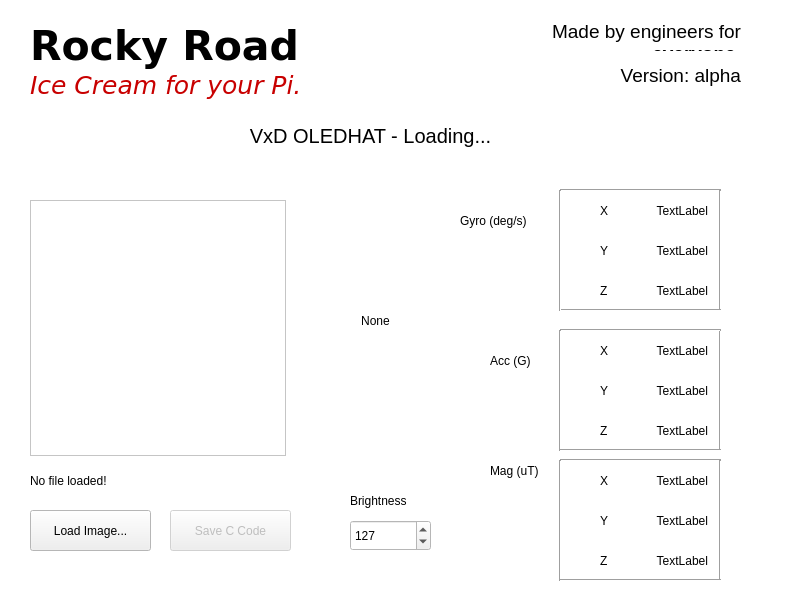
<?xml version="1.0" encoding="UTF-8"?>
<ui version="4.0">
 <class>MainWindow</class>
 <widget class="QMainWindow" name="MainWindow">
  <property name="windowModality">
   <enum>Qt::ApplicationModal</enum>
  </property>
  <property name="geometry">
   <rect>
    <x>0</x>
    <y>0</y>
    <width>800</width>
    <height>600</height>
   </rect>
  </property>
  <property name="minimumSize">
   <size>
    <width>800</width>
    <height>600</height>
   </size>
  </property>
  <property name="maximumSize">
   <size>
    <width>800</width>
    <height>600</height>
   </size>
  </property>
  <property name="baseSize">
   <size>
    <width>750</width>
    <height>650</height>
   </size>
  </property>
  <property name="palette">
   <palette>
    <active>
     <colorrole role="Base">
      <brush brushstyle="SolidPattern">
       <color alpha="255">
        <red>255</red>
        <green>255</green>
        <blue>255</blue>
       </color>
      </brush>
     </colorrole>
     <colorrole role="Window">
      <brush brushstyle="SolidPattern">
       <color alpha="255">
        <red>255</red>
        <green>255</green>
        <blue>255</blue>
       </color>
      </brush>
     </colorrole>
    </active>
    <inactive>
     <colorrole role="Base">
      <brush brushstyle="SolidPattern">
       <color alpha="255">
        <red>255</red>
        <green>255</green>
        <blue>255</blue>
       </color>
      </brush>
     </colorrole>
     <colorrole role="Window">
      <brush brushstyle="SolidPattern">
       <color alpha="255">
        <red>255</red>
        <green>255</green>
        <blue>255</blue>
       </color>
      </brush>
     </colorrole>
    </inactive>
    <disabled>
     <colorrole role="Base">
      <brush brushstyle="SolidPattern">
       <color alpha="255">
        <red>255</red>
        <green>255</green>
        <blue>255</blue>
       </color>
      </brush>
     </colorrole>
     <colorrole role="Window">
      <brush brushstyle="SolidPattern">
       <color alpha="255">
        <red>255</red>
        <green>255</green>
        <blue>255</blue>
       </color>
      </brush>
     </colorrole>
    </disabled>
   </palette>
  </property>
  <property name="windowTitle">
   <string>Visionox | VxD - Ice Cream</string>
  </property>
  <property name="windowOpacity">
   <double>0.750000000000000</double>
  </property>
  <widget class="QWidget" name="centralWidget">
   <widget class="QPushButton" name="pushButton_LoadImage">
    <property name="enabled">
     <bool>true</bool>
    </property>
    <property name="geometry">
     <rect>
      <x>30</x>
      <y>510</y>
      <width>121</width>
      <height>41</height>
     </rect>
    </property>
    <property name="text">
     <string>Load Image...</string>
    </property>
   </widget>
   <widget class="QLabel" name="label_Filename">
    <property name="geometry">
     <rect>
      <x>30</x>
      <y>470</y>
      <width>251</width>
      <height>21</height>
     </rect>
    </property>
    <property name="text">
     <string>No file loaded!</string>
    </property>
    <property name="scaledContents">
     <bool>false</bool>
    </property>
   </widget>
   <widget class="QGraphicsView" name="graphicsView_OLEDImage">
    <property name="geometry">
     <rect>
      <x>30</x>
      <y>200</y>
      <width>256</width>
      <height>256</height>
     </rect>
    </property>
    <property name="backgroundBrush">
     <brush brushstyle="NoBrush">
      <color alpha="255">
       <red>0</red>
       <green>0</green>
       <blue>0</blue>
      </color>
     </brush>
    </property>
   </widget>
   <widget class="QLabel" name="label_Status">
    <property name="geometry">
     <rect>
      <x>40</x>
      <y>120</y>
      <width>661</width>
      <height>31</height>
     </rect>
    </property>
    <property name="font">
     <font>
      <pointsize>15</pointsize>
     </font>
    </property>
    <property name="text">
     <string>VxD OLEDHAT - Loading...</string>
    </property>
    <property name="alignment">
     <set>Qt::AlignCenter</set>
    </property>
   </widget>
   <widget class="QTextBrowser" name="textBrowser_CHeaderOutput">
    <property name="enabled">
     <bool>true</bool>
    </property>
    <property name="geometry">
     <rect>
      <x>30</x>
      <y>200</y>
      <width>41</width>
      <height>31</height>
     </rect>
    </property>
    <property name="font">
     <font>
      <pointsize>9</pointsize>
     </font>
    </property>
    <property name="lineWrapMode">
     <enum>QTextEdit::NoWrap</enum>
    </property>
   </widget>
   <widget class="QPushButton" name="pushButton_SaveAsCCode">
    <property name="enabled">
     <bool>false</bool>
    </property>
    <property name="geometry">
     <rect>
      <x>170</x>
      <y>510</y>
      <width>121</width>
      <height>41</height>
     </rect>
    </property>
    <property name="text">
     <string>Save C Code</string>
    </property>
   </widget>
   <widget class="QLabel" name="label_JoyStick">
    <property name="geometry">
     <rect>
      <x>320</x>
      <y>310</y>
      <width>111</width>
      <height>21</height>
     </rect>
    </property>
    <property name="text">
     <string>None</string>
    </property>
    <property name="scaledContents">
     <bool>false</bool>
    </property>
    <property name="alignment">
     <set>Qt::AlignCenter</set>
    </property>
   </widget>
   <widget class="QLabel" name="label">
    <property name="geometry">
     <rect>
      <x>30</x>
      <y>20</y>
      <width>271</width>
      <height>51</height>
     </rect>
    </property>
    <property name="font">
     <font>
      <family>Verdana</family>
      <pointsize>31</pointsize>
      <weight>75</weight>
      <bold>true</bold>
     </font>
    </property>
    <property name="text">
     <string>Rocky Road</string>
    </property>
   </widget>
   <widget class="QLabel" name="label_2">
    <property name="geometry">
     <rect>
      <x>30</x>
      <y>60</y>
      <width>271</width>
      <height>51</height>
     </rect>
    </property>
    <property name="font">
     <font>
      <family>DejaVu Sans</family>
      <pointsize>19</pointsize>
      <weight>50</weight>
      <italic>true</italic>
      <bold>false</bold>
     </font>
    </property>
    <property name="text">
     <string>&lt;html&gt;&lt;head/&gt;&lt;body&gt;&lt;p&gt;&lt;span style=&quot; color:#c80000;&quot;&gt;Ice Cream for your Pi.&lt;/span&gt;&lt;/p&gt;&lt;/body&gt;&lt;/html&gt;</string>
    </property>
   </widget>
   <widget class="QLabel" name="label_3">
    <property name="geometry">
     <rect>
      <x>460</x>
      <y>20</y>
      <width>281</width>
      <height>31</height>
     </rect>
    </property>
    <property name="text">
     <string>&lt;html&gt;&lt;head/&gt;&lt;body&gt;&lt;p align=&quot;right&quot;&gt;&lt;span style=&quot; font-size:14pt;&quot;&gt;Made by engineers for &lt;/span&gt;&lt;span style=&quot; font-size:14pt; font-weight:600; text-decoration: underline;&quot;&gt;everyone&lt;/span&gt;&lt;span style=&quot; font-size:14pt;&quot;&gt;.&lt;/span&gt;&lt;/p&gt;&lt;/body&gt;&lt;/html&gt;</string>
    </property>
    <property name="wordWrap">
     <bool>true</bool>
    </property>
   </widget>
   <widget class="QLabel" name="label_gyrY">
    <property name="geometry">
     <rect>
      <x>640</x>
      <y>240</y>
      <width>68</width>
      <height>21</height>
     </rect>
    </property>
    <property name="text">
     <string>TextLabel</string>
    </property>
    <property name="alignment">
     <set>Qt::AlignRight|Qt::AlignTrailing|Qt::AlignVCenter</set>
    </property>
   </widget>
   <widget class="QLabel" name="label_gyrX">
    <property name="geometry">
     <rect>
      <x>640</x>
      <y>200</y>
      <width>68</width>
      <height>21</height>
     </rect>
    </property>
    <property name="text">
     <string>TextLabel</string>
    </property>
    <property name="alignment">
     <set>Qt::AlignRight|Qt::AlignTrailing|Qt::AlignVCenter</set>
    </property>
   </widget>
   <widget class="QLabel" name="label_gyrZ">
    <property name="geometry">
     <rect>
      <x>640</x>
      <y>280</y>
      <width>68</width>
      <height>21</height>
     </rect>
    </property>
    <property name="text">
     <string>TextLabel</string>
    </property>
    <property name="alignment">
     <set>Qt::AlignRight|Qt::AlignTrailing|Qt::AlignVCenter</set>
    </property>
   </widget>
   <widget class="QLabel" name="label_accY">
    <property name="geometry">
     <rect>
      <x>640</x>
      <y>380</y>
      <width>68</width>
      <height>21</height>
     </rect>
    </property>
    <property name="text">
     <string>TextLabel</string>
    </property>
    <property name="alignment">
     <set>Qt::AlignRight|Qt::AlignTrailing|Qt::AlignVCenter</set>
    </property>
   </widget>
   <widget class="QLabel" name="label_accX">
    <property name="geometry">
     <rect>
      <x>640</x>
      <y>340</y>
      <width>68</width>
      <height>21</height>
     </rect>
    </property>
    <property name="text">
     <string>TextLabel</string>
    </property>
    <property name="alignment">
     <set>Qt::AlignRight|Qt::AlignTrailing|Qt::AlignVCenter</set>
    </property>
   </widget>
   <widget class="QLabel" name="label_accZ">
    <property name="geometry">
     <rect>
      <x>640</x>
      <y>420</y>
      <width>68</width>
      <height>21</height>
     </rect>
    </property>
    <property name="text">
     <string>TextLabel</string>
    </property>
    <property name="alignment">
     <set>Qt::AlignRight|Qt::AlignTrailing|Qt::AlignVCenter</set>
    </property>
   </widget>
   <widget class="QLabel" name="label_4">
    <property name="geometry">
     <rect>
      <x>600</x>
      <y>200</y>
      <width>31</width>
      <height>21</height>
     </rect>
    </property>
    <property name="text">
     <string>X</string>
    </property>
   </widget>
   <widget class="QLabel" name="label_5">
    <property name="geometry">
     <rect>
      <x>600</x>
      <y>240</y>
      <width>31</width>
      <height>21</height>
     </rect>
    </property>
    <property name="text">
     <string>Y</string>
    </property>
   </widget>
   <widget class="QLabel" name="label_6">
    <property name="geometry">
     <rect>
      <x>600</x>
      <y>280</y>
      <width>31</width>
      <height>21</height>
     </rect>
    </property>
    <property name="text">
     <string>Z</string>
    </property>
   </widget>
   <widget class="QLabel" name="label_7">
    <property name="geometry">
     <rect>
      <x>600</x>
      <y>340</y>
      <width>31</width>
      <height>21</height>
     </rect>
    </property>
    <property name="text">
     <string>X</string>
    </property>
   </widget>
   <widget class="QLabel" name="label_8">
    <property name="geometry">
     <rect>
      <x>600</x>
      <y>380</y>
      <width>31</width>
      <height>21</height>
     </rect>
    </property>
    <property name="text">
     <string>Y</string>
    </property>
   </widget>
   <widget class="QLabel" name="label_9">
    <property name="geometry">
     <rect>
      <x>600</x>
      <y>420</y>
      <width>31</width>
      <height>21</height>
     </rect>
    </property>
    <property name="text">
     <string>Z</string>
    </property>
   </widget>
   <widget class="Line" name="line">
    <property name="geometry">
     <rect>
      <x>560</x>
      <y>180</y>
      <width>161</width>
      <height>20</height>
     </rect>
    </property>
    <property name="orientation">
     <enum>Qt::Horizontal</enum>
    </property>
   </widget>
   <widget class="Line" name="line_2">
    <property name="geometry">
     <rect>
      <x>710</x>
      <y>190</y>
      <width>20</width>
      <height>121</height>
     </rect>
    </property>
    <property name="orientation">
     <enum>Qt::Vertical</enum>
    </property>
   </widget>
   <widget class="Line" name="line_3">
    <property name="geometry">
     <rect>
      <x>560</x>
      <y>300</y>
      <width>161</width>
      <height>20</height>
     </rect>
    </property>
    <property name="orientation">
     <enum>Qt::Horizontal</enum>
    </property>
   </widget>
   <widget class="Line" name="line_4">
    <property name="geometry">
     <rect>
      <x>550</x>
      <y>190</y>
      <width>20</width>
      <height>121</height>
     </rect>
    </property>
    <property name="orientation">
     <enum>Qt::Vertical</enum>
    </property>
   </widget>
   <widget class="Line" name="line_5">
    <property name="geometry">
     <rect>
      <x>710</x>
      <y>330</y>
      <width>20</width>
      <height>121</height>
     </rect>
    </property>
    <property name="orientation">
     <enum>Qt::Vertical</enum>
    </property>
   </widget>
   <widget class="Line" name="line_6">
    <property name="geometry">
     <rect>
      <x>560</x>
      <y>320</y>
      <width>161</width>
      <height>20</height>
     </rect>
    </property>
    <property name="orientation">
     <enum>Qt::Horizontal</enum>
    </property>
   </widget>
   <widget class="Line" name="line_7">
    <property name="geometry">
     <rect>
      <x>550</x>
      <y>330</y>
      <width>20</width>
      <height>121</height>
     </rect>
    </property>
    <property name="orientation">
     <enum>Qt::Vertical</enum>
    </property>
   </widget>
   <widget class="Line" name="line_8">
    <property name="geometry">
     <rect>
      <x>560</x>
      <y>440</y>
      <width>161</width>
      <height>20</height>
     </rect>
    </property>
    <property name="orientation">
     <enum>Qt::Horizontal</enum>
    </property>
   </widget>
   <widget class="QLabel" name="label_10">
    <property name="geometry">
     <rect>
      <x>460</x>
      <y>210</y>
      <width>91</width>
      <height>21</height>
     </rect>
    </property>
    <property name="text">
     <string>Gyro (deg/s)</string>
    </property>
   </widget>
   <widget class="QLabel" name="label_11">
    <property name="geometry">
     <rect>
      <x>490</x>
      <y>350</y>
      <width>68</width>
      <height>21</height>
     </rect>
    </property>
    <property name="text">
     <string>Acc (G)</string>
    </property>
   </widget>
   <widget class="QLabel" name="label_12">
    <property name="geometry">
     <rect>
      <x>460</x>
      <y>60</y>
      <width>281</width>
      <height>31</height>
     </rect>
    </property>
    <property name="text">
     <string>&lt;html&gt;&lt;head/&gt;&lt;body&gt;&lt;p align=&quot;right&quot;&gt;&lt;span style=&quot; font-size:14pt;&quot;&gt;Version: alpha&lt;/span&gt;&lt;/p&gt;&lt;/body&gt;&lt;/html&gt;</string>
    </property>
    <property name="wordWrap">
     <bool>true</bool>
    </property>
   </widget>
   <widget class="QLabel" name="label_magZ">
    <property name="geometry">
     <rect>
      <x>640</x>
      <y>550</y>
      <width>68</width>
      <height>21</height>
     </rect>
    </property>
    <property name="text">
     <string>TextLabel</string>
    </property>
    <property name="alignment">
     <set>Qt::AlignRight|Qt::AlignTrailing|Qt::AlignVCenter</set>
    </property>
   </widget>
   <widget class="Line" name="line_9">
    <property name="geometry">
     <rect>
      <x>560</x>
      <y>450</y>
      <width>161</width>
      <height>20</height>
     </rect>
    </property>
    <property name="orientation">
     <enum>Qt::Horizontal</enum>
    </property>
   </widget>
   <widget class="Line" name="line_10">
    <property name="geometry">
     <rect>
      <x>550</x>
      <y>460</y>
      <width>20</width>
      <height>121</height>
     </rect>
    </property>
    <property name="orientation">
     <enum>Qt::Vertical</enum>
    </property>
   </widget>
   <widget class="QLabel" name="label_magY">
    <property name="geometry">
     <rect>
      <x>640</x>
      <y>510</y>
      <width>68</width>
      <height>21</height>
     </rect>
    </property>
    <property name="text">
     <string>TextLabel</string>
    </property>
    <property name="alignment">
     <set>Qt::AlignRight|Qt::AlignTrailing|Qt::AlignVCenter</set>
    </property>
   </widget>
   <widget class="QLabel" name="label_13">
    <property name="geometry">
     <rect>
      <x>600</x>
      <y>470</y>
      <width>31</width>
      <height>21</height>
     </rect>
    </property>
    <property name="text">
     <string>X</string>
    </property>
   </widget>
   <widget class="QLabel" name="label_14">
    <property name="geometry">
     <rect>
      <x>490</x>
      <y>460</y>
      <width>68</width>
      <height>21</height>
     </rect>
    </property>
    <property name="text">
     <string>Mag (uT)</string>
    </property>
   </widget>
   <widget class="QLabel" name="label_15">
    <property name="geometry">
     <rect>
      <x>600</x>
      <y>550</y>
      <width>31</width>
      <height>21</height>
     </rect>
    </property>
    <property name="text">
     <string>Z</string>
    </property>
   </widget>
   <widget class="Line" name="line_12">
    <property name="geometry">
     <rect>
      <x>710</x>
      <y>460</y>
      <width>20</width>
      <height>121</height>
     </rect>
    </property>
    <property name="orientation">
     <enum>Qt::Vertical</enum>
    </property>
   </widget>
   <widget class="Line" name="line_13">
    <property name="geometry">
     <rect>
      <x>560</x>
      <y>570</y>
      <width>161</width>
      <height>20</height>
     </rect>
    </property>
    <property name="orientation">
     <enum>Qt::Horizontal</enum>
    </property>
   </widget>
   <widget class="QLabel" name="label_magX">
    <property name="geometry">
     <rect>
      <x>640</x>
      <y>470</y>
      <width>68</width>
      <height>21</height>
     </rect>
    </property>
    <property name="text">
     <string>TextLabel</string>
    </property>
    <property name="alignment">
     <set>Qt::AlignRight|Qt::AlignTrailing|Qt::AlignVCenter</set>
    </property>
   </widget>
   <widget class="QLabel" name="label_16">
    <property name="geometry">
     <rect>
      <x>600</x>
      <y>510</y>
      <width>31</width>
      <height>21</height>
     </rect>
    </property>
    <property name="text">
     <string>Y</string>
    </property>
   </widget>
   <widget class="QSpinBox" name="Brightness">
    <property name="geometry">
     <rect>
      <x>350</x>
      <y>520</y>
      <width>81</width>
      <height>31</height>
     </rect>
    </property>
    <property name="toolTip">
     <string>0-254</string>
    </property>
    <property name="maximum">
     <number>254</number>
    </property>
    <property name="value">
     <number>127</number>
    </property>
   </widget>
   <widget class="QLabel" name="label_17">
    <property name="geometry">
     <rect>
      <x>350</x>
      <y>490</y>
      <width>81</width>
      <height>21</height>
     </rect>
    </property>
    <property name="text">
     <string>Brightness</string>
    </property>
   </widget>
   <zorder>pushButton_LoadImage</zorder>
   <zorder>label_Filename</zorder>
   <zorder>label_Status</zorder>
   <zorder>textBrowser_CHeaderOutput</zorder>
   <zorder>pushButton_SaveAsCCode</zorder>
   <zorder>label_JoyStick</zorder>
   <zorder>graphicsView_OLEDImage</zorder>
   <zorder>label</zorder>
   <zorder>label_2</zorder>
   <zorder>label_3</zorder>
   <zorder>label_gyrY</zorder>
   <zorder>label_gyrX</zorder>
   <zorder>label_gyrZ</zorder>
   <zorder>label_accY</zorder>
   <zorder>label_accX</zorder>
   <zorder>label_accZ</zorder>
   <zorder>label_4</zorder>
   <zorder>label_5</zorder>
   <zorder>label_6</zorder>
   <zorder>label_7</zorder>
   <zorder>label_8</zorder>
   <zorder>label_9</zorder>
   <zorder>line</zorder>
   <zorder>line_2</zorder>
   <zorder>line_3</zorder>
   <zorder>line_4</zorder>
   <zorder>line_5</zorder>
   <zorder>line_6</zorder>
   <zorder>line_7</zorder>
   <zorder>line_8</zorder>
   <zorder>label_10</zorder>
   <zorder>label_11</zorder>
   <zorder>label_12</zorder>
   <zorder>label_magZ</zorder>
   <zorder>line_9</zorder>
   <zorder>line_10</zorder>
   <zorder>label_magY</zorder>
   <zorder>label_13</zorder>
   <zorder>label_14</zorder>
   <zorder>label_15</zorder>
   <zorder>line_12</zorder>
   <zorder>line_13</zorder>
   <zorder>label_magX</zorder>
   <zorder>label_16</zorder>
   <zorder>Brightness</zorder>
   <zorder>label_17</zorder>
  </widget>
 </widget>
 <layoutdefault spacing="6" margin="11"/>
 <resources/>
 <connections/>
 <designerdata>
  <property name="gridDeltaX">
   <number>10</number>
  </property>
  <property name="gridDeltaY">
   <number>10</number>
  </property>
  <property name="gridSnapX">
   <bool>true</bool>
  </property>
  <property name="gridSnapY">
   <bool>true</bool>
  </property>
  <property name="gridVisible">
   <bool>true</bool>
  </property>
 </designerdata>
</ui>
